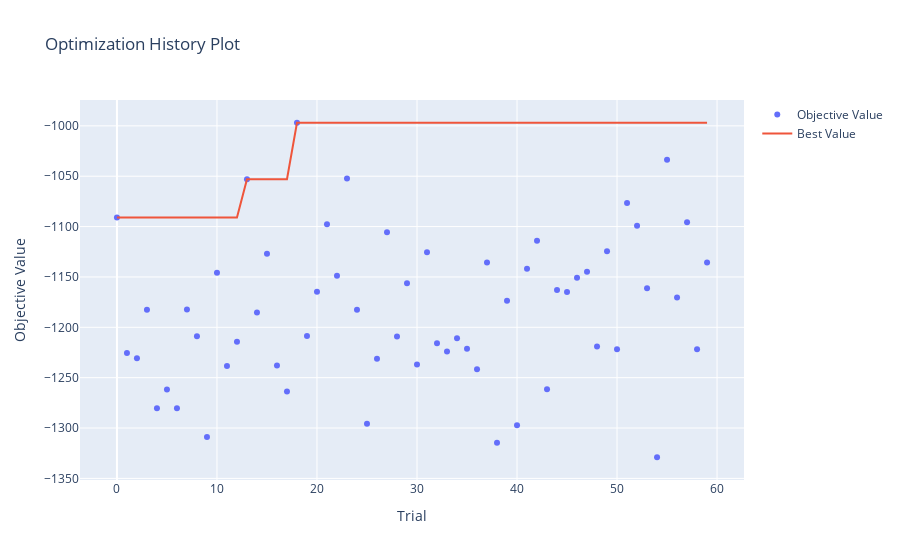

Notebook code for this chart:
### Code cell
vis.plot_optimization_history(study)
